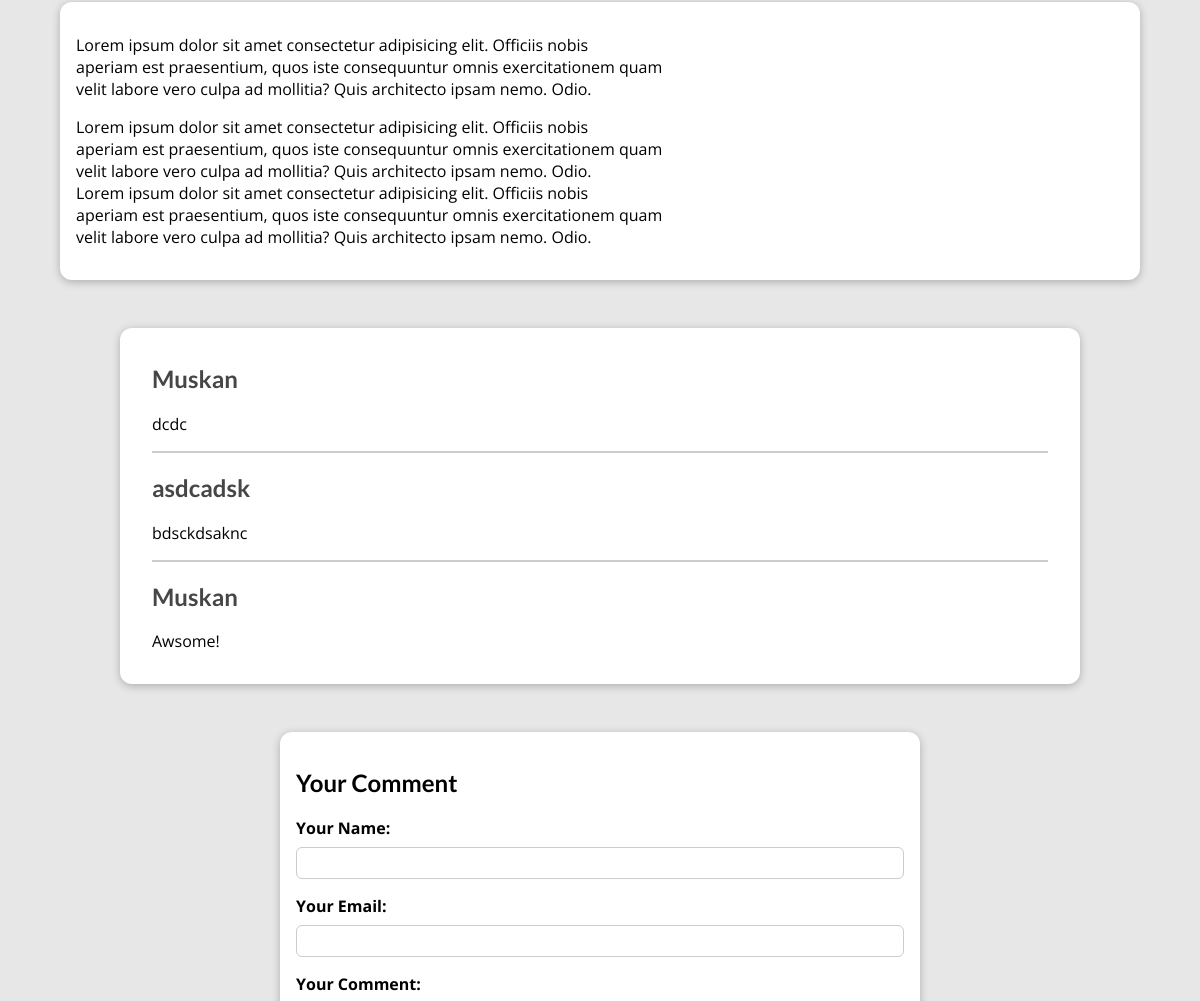
Page /posts/hike-in-the-mountains (middle part) on the earlier database version.
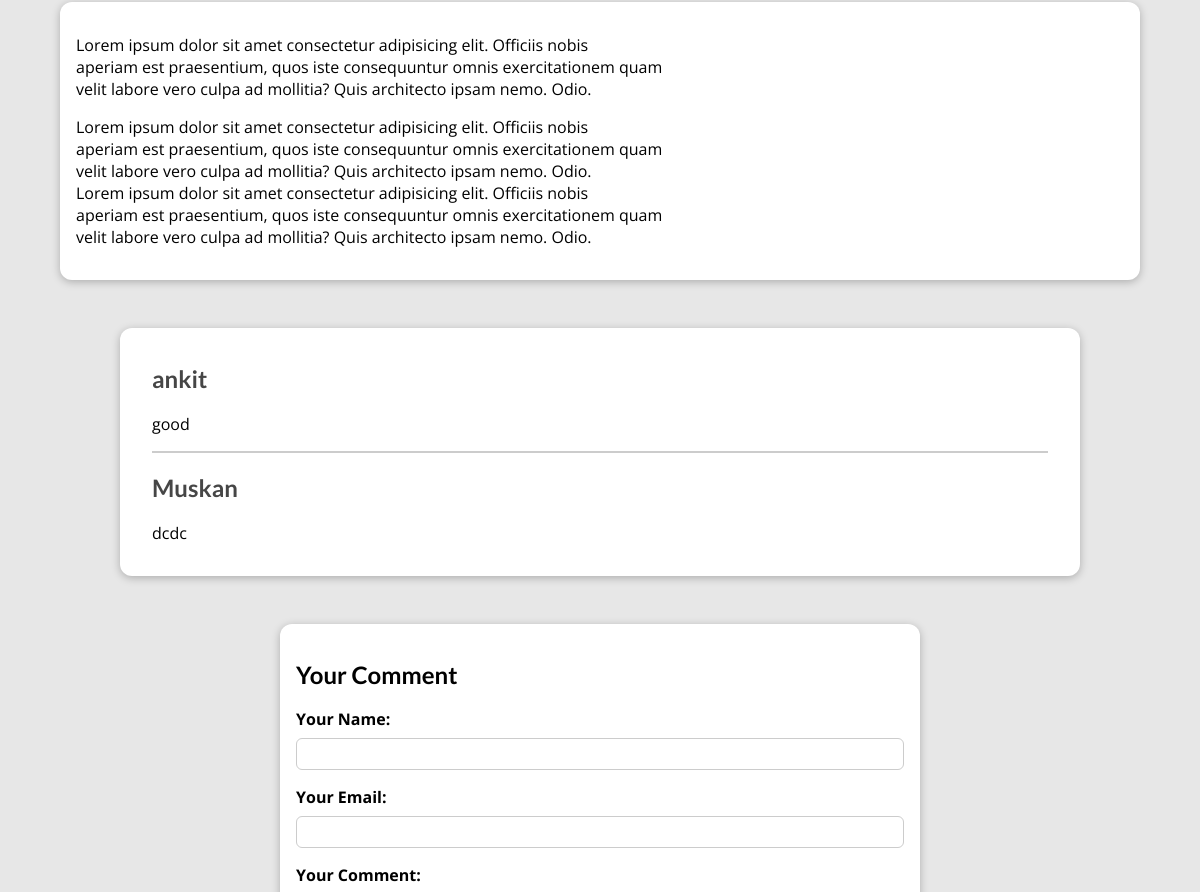
Same page on the later database version.
### blog/models.py (models this page shows, shortened)
class Post(models.Model):
    title = models.CharField(max_length=150)
    excerpt = models.CharField(max_length=200)
    image = models.ImageField(upload_to="posts", null=True)
    date = models.DateField(auto_now=True)
    slug = models.SlugField(unique=True, db_index=True)
    content = models.TextField(validators=[MinLengthValidator(10)])
    author = models.ForeignKey(
        Author, on_delete=models.SET_NULL, null=True, related_name="posts")
    tags = models.ManyToManyField(Tag)

class Comment(models.Model):
    user_name = models.CharField(max_length=120)
    user_email = models.EmailField()
    text = models.TextField(max_length=400)
    post = models.ForeignKey(
        Post, on_delete=models.CASCADE, related_name="comments")

### blog/views.py (the view, shortened to what this page needs)
# urls.py: path("posts/<slug:slug>", views.SinglePostView.as_view(),
class SinglePostView(View):
    def is_stored_post(self, request, post_id):
        stored_posts = request.session.get("stored_posts")
        if stored_posts is not None:
          is_saved_for_later = post_id in stored_posts
        else:
          is_saved_for_later = False
        return is_saved_for_later
    def get(self, request, slug):
        post = Post.objects.get(slug=slug)
        context = {
            "post": post,
            "post_tags": post.tags.all(),
            "comment_form": CommentForm(),
            "comments": post.comments.all().order_by("-id"),
            "saved_for_later": self.is_stored_post(request, post.id)
        }
        return render(request, "blog/post-detail.html", context)

### blog/forms.py
class CommentForm(forms.ModelForm):
    class Meta:
        model = Comment
        exclude = ["post"]
        labels = {
          "user_name": "Your Name",
          "user_email": "Your Email",
          "text": "Your Comment"
        }

### blog/models.py (called while the page is built)
    def full_name(self):
        return f"{self.first_name} {self.last_name}"

    def __str__(self):
        return self.full_name()

### blog/templates/blog/post-detail.html (shortened to what this page needs)
{% extends "base.html" %}
{% load static %}
{% block css_files %}
<link rel="stylesheet" href="{% static "blog/post-detail.css" %}" />
{% endblock %}
{% block content %}
<main>
  {{ post.content|linebreaks }}
</main>
<section id="comments">
  <ul>
    {% for comment in comments %}
      <li>
        <h2>{{ comment.user_name }}</h2>
        <p>{{ comment.text|linebreaks }}</p>
      </li>
    {% endfor %}
  </ul>
</section>
<section id="comment-form">
  <h2>Your Comment</h2>
  <form action="{% url "post-detail-page" post.slug %}" method="POST">
    {% for form_field in comment_form %}
      <div class="form-control {% if form_field.errors %}invalid{% endif %}">
        {{ form_field.label_tag }}
        {{ form_field }}
      </div>
    {% endfor %}
  </form>
</section>
{% endblock %}

### templates/base.html (shortened to what this page needs)
{% load static %}
<!DOCTYPE html>
<html lang="en">
<head>
  <link rel="stylesheet" href="{% static "app.css" %}">
  {% block css_files %}{% endblock %}
</head>
<body>
  {% block content %}
  {% endblock %}
</body>
</html>

### static/app.css (style rules this page uses)
* { box-sizing: border-box; }
html { font-family: 'Open Sans', 'Lato', sans-serif; }
body { margin: 0; }
h1, h2, h3 { font-family: 'Lato', sans-serif; font-weight: bold; color: black; }

### blog/static/blog/post-detail.css (style rules this page uses)
body { background-color: #e7e7e7; }
main { width: 90%; max-width: 90rem; margin: 3rem auto; background-color: white; padding: 1rem; border-radius: 12px; box-shadow: 0 2px 8px rgba(0, 0, 0, 0.25); }
#comment-form { margin: 3rem auto; width: 90%; max-width: 40rem; border-radius: 12px; background-color: white; box-shadow: 0 2px 8px rgba(0, 0, 0, 0.25); padding: 1rem; }
.form-control { margin-bottom: 1rem; }
.form-control label { font-weight: bold; margin-bottom: 0.5rem; display: block; }
.form-control input, .form-control textarea { display: block; width: 100%; font: inherit; padding: 0.25rem; border-radius: 6px; border: 1px solid #ccc; }
#comments { margin: 3rem auto; width: 90%; max-width: 60rem; border-radius: 12px; background-color: white; box-shadow: 0 2px 8px rgba(0, 0, 0, 0.25); padding: 1rem 2rem; }
#comments ul { list-style: none; margin: 0; padding: 0; }
#comments li { margin-bottom: 1rem; border-bottom: 2px solid #ccc; }
#comments li:last-of-type { border-bottom: none; }
#comments h2 { color: #464646; }

Differences in the rows shown:
removed Comment: user_name "asdcadsk", text "bdsckdsaknc"
removed Comment: user_name "Muskan", text "Awsome!"
added Comment: user_name "ankit", text "good"
